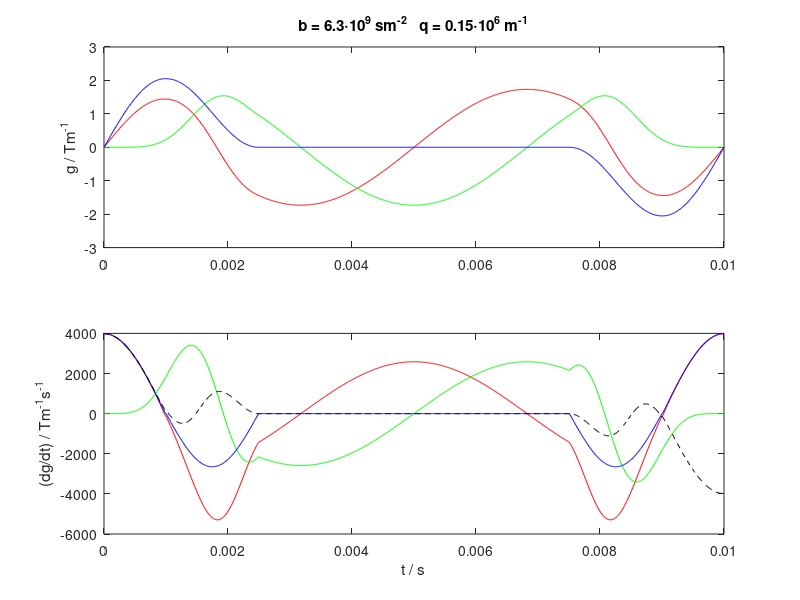

Recreate this plot in MATLAB.
% Gradient waveforms for axisymmetric b-tensors.
%
% Calculated according to the recipe in fig 1 of
% Topgaard, Phys. Chem. Chem. Phys. 18, 8545 (2016).
% http://dx.doi.org/10.1039/c5cp07251d
%
% Output in the format for Matthew Budde's code for Bruker pv6.0.1 

% Define path for output folders
%[run_path,run_name,run_ext] = fileparts(run_fn);
run_path = cd;
out_path = fullfile(run_path,'waveforms');


% Parameters for calculating b-values
gmax = 100/100*3; % Max gradient [3 T/m]
tau = 10e-3; % Waveform duration [10 ms]

% Define timing parameters relative to a total echo time = 1
np = 1000; % Number of time intervals in waveform [1000]
epsilon_up = .1; % Quarter-sine ramp up [0.1]
plateau = 0; % Plateau [0]
epsilon_down = .15; % Half-sine ramp down [0.1]

% q-trajectory parameters
% zeta: half aperture of q cone, see Topgaard. Microporous Mesoporous Mater. 178, 60 (2013).
% http://dx.doi.org/10.1016/j.micromeso.2013.03.009
%zeta = acos(1/sqrt(3)); out_fn = fullfile(out_path,'axde_sphere.gp'); %sphere
%zeta = pi/2; out_fn = fullfile(out_path,'axde_plane.gp'); %plane
%zeta = 0; out_fn = fullfile(out_path,'axde_stick.gp'); %stick
zeta = acos(sqrt(2/3)); out_fn = fullfile(out_path,'axde_cigar.gp'); %cigar

% (theta,phi): Orientation of cone axis in lab frame
theta = 0; phi = 0;

%------------------------

taured = 1;
dt = taured/np;
t = taured*linspace(0,1,np);

% Quarter-sine ramp up
np_epsilon_up = round(epsilon_up/dt);
t_epsilon_up = pi/2*linspace(0,1,np_epsilon_up)';
g_up = sin(t_epsilon_up);
%figure(1), clf, plot(t_epsilon_up,g_up,'-'), return

% Half-sine ramp down
np_epsilon_down = round(epsilon_down/dt);
t_epsilon_down = pi/2*linspace(-1,1,np_epsilon_down)';
g_down = 1 - .5*(1+sin(t_epsilon_down));
%figure(1), clf, plot(t_epsilon_down,g_down,'-'), return

% Plateau
np_plateau = round(plateau/dt);
np_inter = round(taured/dt)-2*(np_epsilon_up+np_plateau+np_epsilon_down);

ga = [g_up; ones(np_plateau,1); g_down; zeros(np_inter,1); g_down-1; -1*ones(np_plateau,1); -flipud(g_up)];
%figure(1), clf, plot(t,ga,'-'), return

deltapsi = 2*pi;
psi0 = 0;
b_delta = (3*cos(zeta).^2-1)/2; % normalized anisotropy of the b tensor

q = cumsum(ga); % Topgaard Eq 35 (Note: all dt cancel and can be omitted.)
q = mean([q flipud(q)],2); % Removes asymmetry introduced by cumsum
b = sum(q.^2); % Topgaard Eq 32
psi = psi0 + deltapsi/b*cumsum(q.^2); % Topgaard Eq 31
psi = mean([psi deltapsi-flipud(psi)],2); % Removes asymmetry introduced by cumsum
gr = (ga + 1i*deltapsi/b*q.^3).*exp(1i.*psi); % Topgaard Eq 37

% Assure that first and last values equal zero
ga([1 end]) = 0;
gr([1 end]) = 0;

re_gr = real(gr);
im_gr = imag(gr);

% Assure refocusing on each channel
ga(2:(end-1)) = ga(2:(end-1)) - sum(ga)/(np-2);
re_gr(2:(end-1)) = re_gr(2:(end-1)) - sum(re_gr)/(np-2);
im_gr(2:(end-1)) = im_gr(2:(end-1)) - sum(im_gr)/(np-2);

% Normalize waveform to the range -1 to +1
gnorm = max(abs([ga(:); re_gr(:)+1i*im_gr(:)]));
ga = ga/gnorm;
re_gr = re_gr/gnorm;
im_gr = im_gr/gnorm;
gr = re_gr+1i*im_gr;

gx = re_gr*sin(zeta); % Topgaard Eq 37
gy = im_gr*sin(zeta);
gz = ga*cos(zeta);

gx_old = gx;
gz_old = gz;
gx = gx_old*cos(theta) + gz_old*sin(theta);
gz = gz_old*cos(theta) - gx_old*sin(theta);
gx_old = gx;
gy_old = gy;
gx = gx_old*cos(phi) - gy_old*sin(phi);
gy = gy_old*cos(phi) + gx_old*sin(phi);

qx = cumsum(gx);
qy = cumsum(gy);
qz = cumsum(gz);
bxx = sum(qx.^2);
byy = sum(qy.^2);
bzz = sum(qz.^2);
bxy = sum(qx.*qy);
bxz = sum(qx.*qz);
byz = sum(qy.*qz);

b_tensor_norm = [[bxx bxy bxz]; [bxy byy byz]; [bxz byz bzz]]/(bxx+byy+bzz)
% If isotropic, normalized b tensor is diagonal with all eigenvalues 1/3

gamma = 26.75e7;
dt = tau/np;
t = tau*linspace(0,1,np)';
q = gamma*gmax*cumsum(ga*dt);
b = sum(q.^2*dt);
qmax = max(q);
td = b/qmax^2;
bfactor = b/gmax.^2;

dgadt = gradient(gmax*ga/dt);
dgrdt = gradient(gmax*abs(gr)/dt);
dre_grdt = gradient(gmax*re_gr/dt);
dim_grdt = gradient(gmax*im_gr/dt);

figure(1), clf
subplot(2,1,1)
%plot(t,gmax*re_gr,'r-',t,gmax*im_gr,'g-',t,gmax*ga,'b-',t,gmax*abs(gr),'k--')
plot(t,gmax*gx,'r-',t,gmax*gy,'g-',t,gmax*gz,'b-')
ylabel('g / Tm^-^1')
title(['b = ' num2str(b/1e9,2) '\cdot10^9 sm^-^2   q = ' num2str(qmax/2/pi/1e6,2) '\cdot10^6 m^-^1'])

subplot(2,1,2)
plot(t,dre_grdt,'r-',t,dim_grdt,'g-',t,dgadt,'b-',t,dgrdt,'k--')
xlabel('t / s'), ylabel('(dg/dt) / Tm^-^1s^-^1')

% Save waveforms in Bruker format
[out_path,out_name,out_ext] = fileparts(out_fn);
if ~isdir(out_path)
    mkdir(out_path)
end

title_str = ['Waveform for axisymmetric diffusion encoding. b_delta = ' num2str(b_delta,3)];

fid = fopen(out_fn,'w');

text.header = {
{['##TITLE= ' title_str]};
{'##JCAMP-DX= 5.00 Bruker JCAMP library'}
{'##DATA TYPE= Shape Data'}
{'##ORIGIN= Bruker Analytik GmbH'}
{'##OWNER= <nmrsu>'}
{['##DATE= ' datestr(now,'yyyy-mm-dd')]}
{['##TIME= ' datestr(now,'HH:MM:SS')]}
{'##MINX= 0'}
{'##MAXX= 1'}
{'##MINY= 0'}
{'##MAXY= 1'}
{'##$SHAPE_EXMODE= Gradient'}
{'##$SHAPE_TOTROT= 0'}
{'##$SHAPE_BWFAC= 0'}
{'##$SHAPE_INTEGFAC= 0'}
{'##$SHAPE_MODE= 0'}};

[nlines, ~] = size(text.header);

for nline = 1:nlines
    fprintf(fid,'%s\n',text.header{nline}{1});
end

fprintf(fid,'%s\n',['##BFACTOR=' num2str(bfactor)]);
fprintf(fid,'%s\n',['##DURATION=' num2str(tau)]);
fprintf(fid,'%s\n',['##DIRECTIONVEC= 0 0 1']);
fprintf(fid,'%s\n',['##NPOINTS=' num2str(numel(gx))]);
fprintf(fid,'%s\n',['##XYDATA= (T X Y Z)']);

formatspec = '%8.6f %8.6f %8.6f\r\n';

out_mat = [gx gy gz];
fprintf(fid, formatspec, out_mat');

fprintf(fid,'%s\n',['##END']);
fclose(fid);
